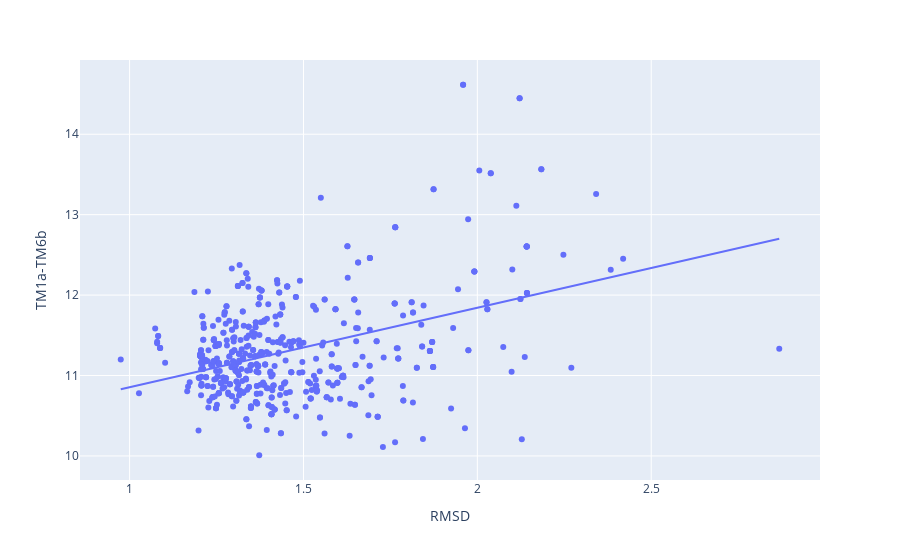

Write notebook code for a chart like this one.
### Code cell
fig2 = px.scatter(ser333_data1_1, x="RMSD", y="TM1a-TM6b", trendline="ols")
fig2.show()

### Figure 1 — Plotly figure (JSON) as saved in the notebook; plotly's stock layout.template omitted (floating-point values rounded to 4 significant figures; data arrays with more than 128 entries replaced by an {"elided": "..."} marker saying what was removed)
{"data": [{"hovertemplate": "RMSD=%{x}<br>TM1a-TM6b=%{y}<extra></extra>", "legendgroup": "", "marker": {"color": "#636efa", "symbol": "circle"}, "mode": "markers", "name": "", "orientation": "v", "showlegend": false, "type": "scatter", "x": {"elided": "581 float values"}, "xaxis": "x", "y": {"elided": "581 float values"}, "yaxis": "y"}, {"hovertemplate": "<b>OLS trendline</b><br>TM1a-TM6b = 0.988543 * RMSD + 9.86588<br>R<sup>2</sup>=0.161136<br><br>RMSD=%{x}<br>TM1a-TM6b=%{y} <b>(trend)</b><extra></extra>", "legendgroup": "", "marker": {"color": "#636efa", "symbol": "circle"}, "mode": "lines", "name": "", "showlegend": false, "type": "scatter", "x": {"elided": "581 float values"}, "xaxis": "x", "y": {"elided": "581 float values"}, "yaxis": "y"}], "layout": {"legend": {"tracegroupgap": 0}, "margin": {"t": 60}, "xaxis": {"anchor": "y", "domain": [0, 1], "title": {"text": "RMSD"}}, "yaxis": {"anchor": "x", "domain": [0, 1], "title": {"text": "TM1a-TM6b"}}}}
